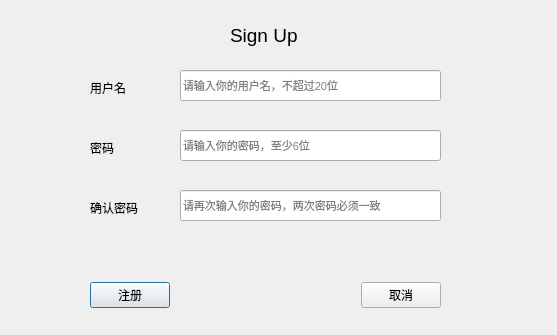
<?xml version="1.0" encoding="UTF-8"?>
<ui version="4.0">
 <class>SignUpDialog</class>
 <widget class="QDialog" name="SignUpDialog">
  <property name="geometry">
   <rect>
    <x>0</x>
    <y>0</y>
    <width>557</width>
    <height>335</height>
   </rect>
  </property>
  <property name="windowTitle">
   <string>Dialog</string>
  </property>
  <widget class="QLabel" name="title_lb">
   <property name="geometry">
    <rect>
     <x>230</x>
     <y>20</y>
     <width>91</width>
     <height>31</height>
    </rect>
   </property>
   <property name="font">
    <font>
     <pointsize>14</pointsize>
    </font>
   </property>
   <property name="text">
    <string>Sign Up</string>
   </property>
  </widget>
  <widget class="QLabel" name="username_lb">
   <property name="geometry">
    <rect>
     <x>90</x>
     <y>80</y>
     <width>51</width>
     <height>16</height>
    </rect>
   </property>
   <property name="text">
    <string>用户名</string>
   </property>
  </widget>
  <widget class="QLabel" name="password_lb">
   <property name="geometry">
    <rect>
     <x>90</x>
     <y>140</y>
     <width>51</width>
     <height>16</height>
    </rect>
   </property>
   <property name="text">
    <string>密码</string>
   </property>
  </widget>
  <widget class="QLabel" name="comfirmPwd_lb">
   <property name="geometry">
    <rect>
     <x>90</x>
     <y>200</y>
     <width>71</width>
     <height>16</height>
    </rect>
   </property>
   <property name="text">
    <string>确认密码</string>
   </property>
  </widget>
  <widget class="QLineEdit" name="username_ledt">
   <property name="geometry">
    <rect>
     <x>180</x>
     <y>70</y>
     <width>261</width>
     <height>31</height>
    </rect>
   </property>
   <property name="font">
    <font>
     <pointsize>8</pointsize>
    </font>
   </property>
   <property name="placeholderText">
    <string>请输入你的用户名，不超过20位</string>
   </property>
  </widget>
  <widget class="QLineEdit" name="password_ledt">
   <property name="geometry">
    <rect>
     <x>180</x>
     <y>130</y>
     <width>261</width>
     <height>31</height>
    </rect>
   </property>
   <property name="font">
    <font>
     <pointsize>8</pointsize>
    </font>
   </property>
   <property name="echoMode">
    <enum>QLineEdit::Password</enum>
   </property>
   <property name="placeholderText">
    <string>请输入你的密码，至少6位</string>
   </property>
  </widget>
  <widget class="QLineEdit" name="comfirmPwd_ledt">
   <property name="geometry">
    <rect>
     <x>180</x>
     <y>190</y>
     <width>261</width>
     <height>31</height>
    </rect>
   </property>
   <property name="font">
    <font>
     <pointsize>8</pointsize>
    </font>
   </property>
   <property name="echoMode">
    <enum>QLineEdit::Password</enum>
   </property>
   <property name="placeholderText">
    <string>请再次输入你的密码，两次密码必须一致</string>
   </property>
  </widget>
  <widget class="QWidget" name="layoutWidget">
   <property name="geometry">
    <rect>
     <x>90</x>
     <y>280</y>
     <width>351</width>
     <height>30</height>
    </rect>
   </property>
   <layout class="QHBoxLayout" name="horizontalLayout">
    <item>
     <widget class="QPushButton" name="signUp_pbt">
      <property name="text">
       <string>注册</string>
      </property>
     </widget>
    </item>
    <item>
     <spacer name="horizontalSpacer">
      <property name="orientation">
       <enum>Qt::Horizontal</enum>
      </property>
      <property name="sizeHint" stdset="0">
       <size>
        <width>40</width>
        <height>20</height>
       </size>
      </property>
     </spacer>
    </item>
    <item>
     <widget class="QPushButton" name="cancel_pbt">
      <property name="text">
       <string>取消</string>
      </property>
     </widget>
    </item>
   </layout>
  </widget>
  <widget class="QLabel" name="hintSignup_Info_lb">
   <property name="geometry">
    <rect>
     <x>90</x>
     <y>250</y>
     <width>351</width>
     <height>31</height>
    </rect>
   </property>
   <property name="font">
    <font>
     <pointsize>11</pointsize>
    </font>
   </property>
   <property name="text">
    <string/>
   </property>
  </widget>
  <zorder>layoutWidget</zorder>
  <zorder>title_lb</zorder>
  <zorder>username_lb</zorder>
  <zorder>password_lb</zorder>
  <zorder>comfirmPwd_lb</zorder>
  <zorder>username_ledt</zorder>
  <zorder>password_ledt</zorder>
  <zorder>comfirmPwd_ledt</zorder>
  <zorder>hintSignup_Info_lb</zorder>
 </widget>
 <resources/>
 <connections/>
</ui>
